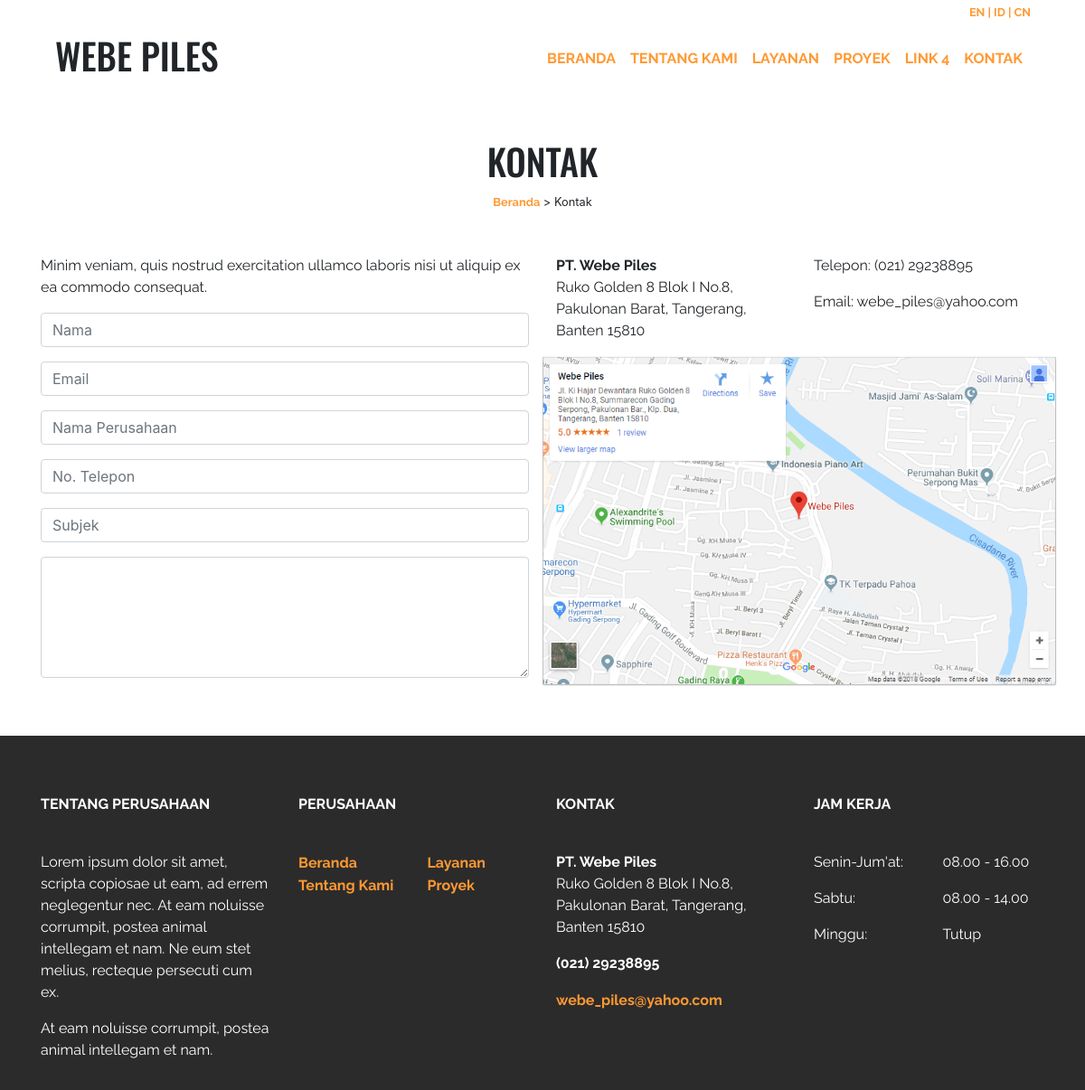
The page /id/contact.php on the database as committed earlier.
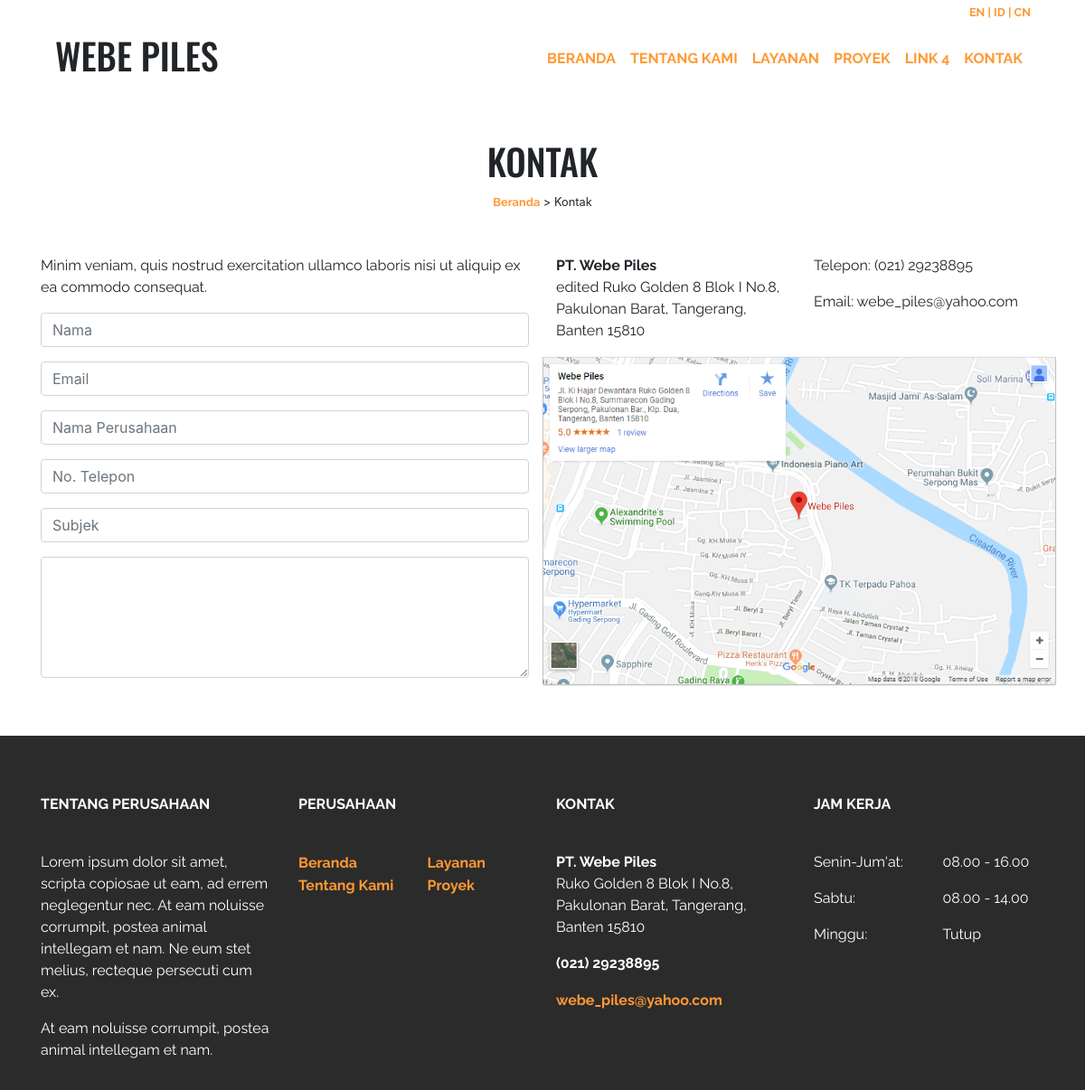
The same page on the database as committed later.
### tables this page shows
CREATE TABLE `kontak` (
  `id_kontak` int(11) NOT NULL,
  `alamat` text NOT NULL,
  `telepon` varchar(20) NOT NULL,
  `email` varchar(50) NOT NULL
);

### id/contact.php (the view, shortened to what this page needs)
<!doctype html>
<html lang="en">
  <?php include ('../fungsi/koneksi.php'); ?>
  <body>
    <div class="container-fluid sticky-top menu">
        <div class="container">
        </div>
    </div>
    <div class="container">
        <div class="row text-center">
            <div class="col">
                <h1 class="mt-5" style="text-transform: uppercase;">Kontak</h1>
                <small>
                    <a href="home.php">Beranda</a> > Kontak
                </small>
            </div>
        </div>
        <div class="row mt-5">
            <div class="col-md-6">
                <p>Minim veniam, quis nostrud exercitation ullamco laboris nisi ut aliquip ex ea commodo consequat.</p>
                <form>
                    <div class="form-group">
                        <input type="text" class="form-control" placeholder="Nama">
                    </div>
                    <div class="form-group">
                        <input type="email" class="form-control" placeholder="Email">
                    </div>
                    <div class="form-group">
                        <input type="text" class="form-control" placeholder="Nama Perusahaan">
                    </div>
                    <div class="form-group">
                        <input type="tel" class="form-control" placeholder="No. Telepon">
                    </div>
                    <div class="form-group">
                        <input type="text" class="form-control" placeholder="Subjek">
                    </div>
                    <div class="form-group">
                        <textarea class="form-control" rows="5">
                        </textarea>
                    </div>
                </form>
            </div>
            <div class="col-md-6">
                <div class="row">
                <?php
                    $kontak = "SELECT * FROM kontak";
                    $hasil_kontak = mysqli_query($koneksi, $kontak);
                    while ($row_kontak = mysqli_fetch_array($hasil_kontak, MYSQLI_ASSOC)) {
                ?>
                    <div class="col-md-6">
                        <address>
                            <strong>PT. Webe Piles</strong><br>
                            <?php echo $row_kontak['alamat']; ?>
                        </address>
                    </div>
                    <div class="col-md-6">
                        <p>Telepon: <?php echo $row_kontak['telepon']; ?></p>
                        <p>Email: <?php echo $row_kontak['email']; ?></p>
                    </div>
                <?php } ?>
                </div>
                <div class="row">
                    <img class="img-fluid" src="img/contents/map.png">
                </div>
            </div>
        </div>
    </div>
  </body>
</html>

Rows that differ between the two databases and show on the page:
changed kontak "webe_piles@yahoo.com": alamat "Ruko Golden 8 Blok I No.8, Pakulonan Barat, Tangerang, Banten 15810" → "edited Ruko Golden 8 Blok I No.8, Pakulonan Barat, Tangerang, Banten 15810"
